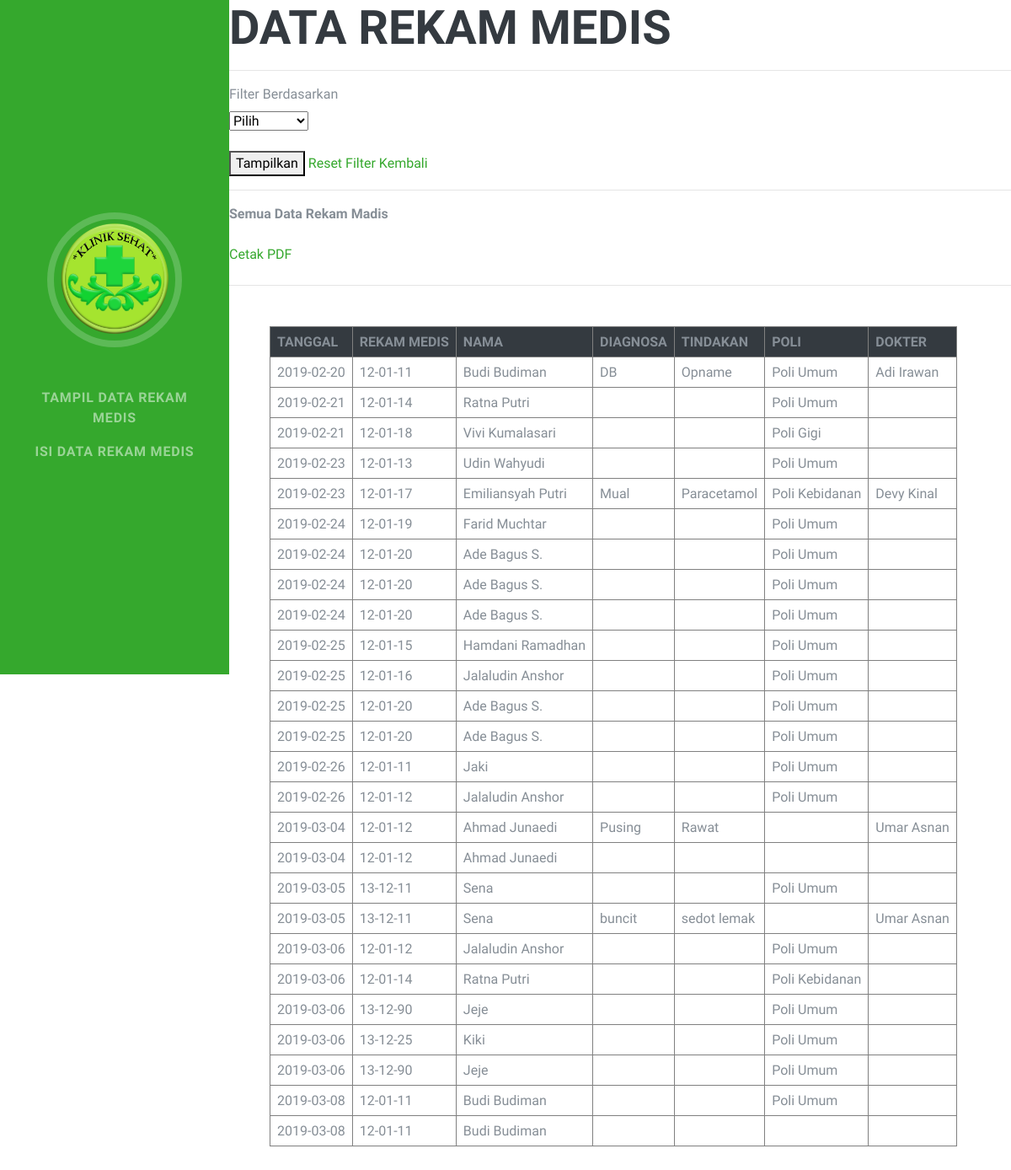
/report.php, run on an earlier commit of the app's database.
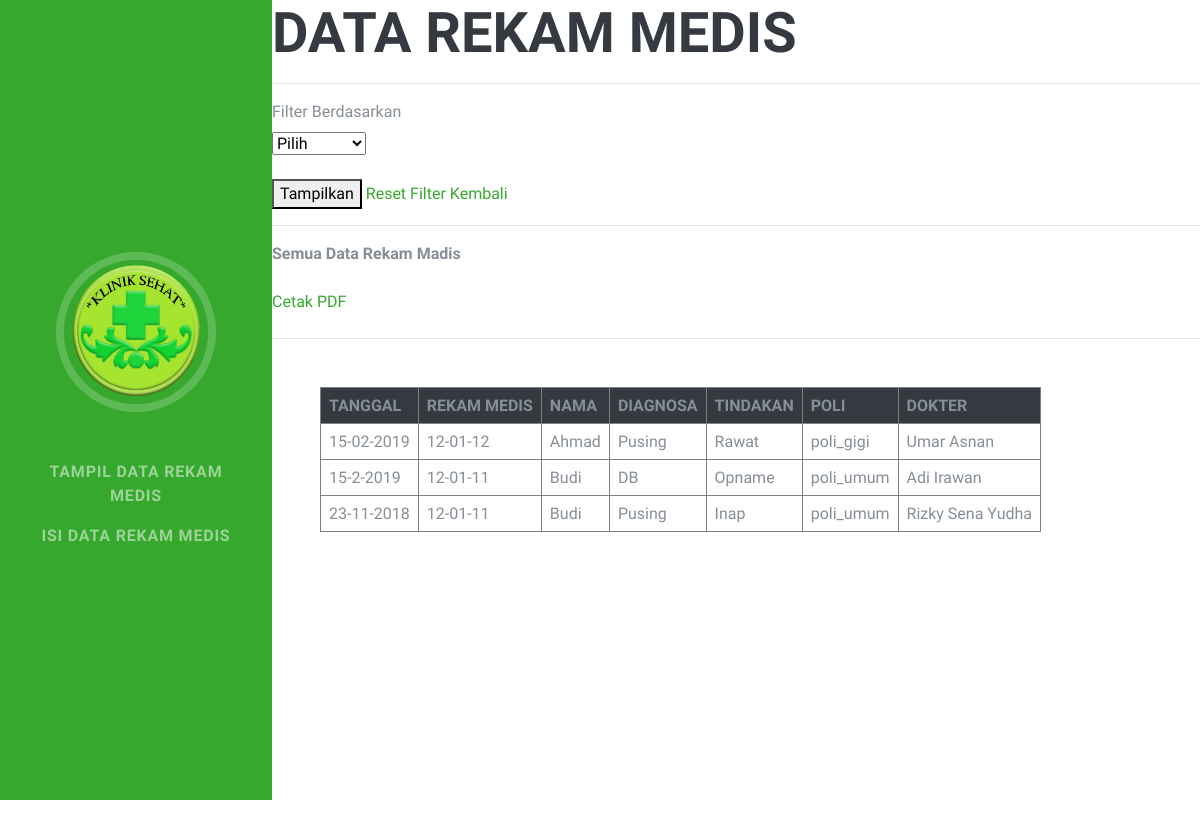
And on a later commit of the database.
### tables this page shows
CREATE TABLE `tb_rekam_medis` (
  `id` int(11) NOT NULL,
  `rm_lama` varchar(20) NOT NULL,
  `no_bpjs` varchar(20) NOT NULL,
  `nama_pasien` varchar(500) NOT NULL,
  `usia` varchar(5) NOT NULL,
  `jk` varchar(10) NOT NULL,
  `alamat` varchar(500) NOT NULL,
  `tgl_masuk` varchar(100) NOT NULL,
  `no_hp` varchar(12) NOT NULL,
  `keluhan` varchar(500) NOT NULL,
  `suhu` varchar(500) NOT NULL,
  `tensi` varchar(500) NOT NULL,
  `tindakan` varchar(500) NOT NULL,
  `diagnosa` varchar(500) NOT NULL,
  `penjamin` varchar(500) NOT NULL,
  `poli` varchar(500) NOT NULL,
  `petugas` varchar(500) NOT NULL,
  `dokter` varchar(500) NOT NULL
);

### report.php (the view, shortened to what this page needs)
<?php
include "koneksi.php";
?>
<html>
<head>
    <link href="vendor/bootstrap/css/bootstrap.min.css" rel="stylesheet">
    <link href="vendor/fontawesome-free/css/all.min.css" rel="stylesheet">
    <link href="css/resume.min.css" rel="stylesheet">
    <link rel="stylesheet" href="plugin/jquery-ui/jquery-ui.min.css" />
</head>
<body id="page-top">
  <nav class="navbar navbar-expand-lg navbar-dark fixed-top" style="background-color:#35a82d" id="sideNav">
    <a class="navbar-brand js-scroll-trigger" href="#page-top">
      <span class="d-none d-lg-block">
        <?php
          $user = $_SESSION['username'];
          $result_user  = mysqli_query($conn, "SELECT nama FROM tb_petugas WHERE username = '$user'");
          while ($row = $result_user-> fetch_assoc()) {
         ?>
        <span class="btn btn-success"><marquee>Selamat Datang Petugas : <?php echo $row['nama'];} ?>  </marquee></span><br><br>
        <img class="img-fluid img-profile rounded-circle mx-auto mb-2" src="img/logo1.png" alt="">
    </a>
    <br>
    <div class="collapse navbar-collapse" id="navbarSupportedContent">
      <ul class="navbar-nav">
        <li class="nav-item">
          <a class="nav-link js-scroll-trigger" href="#tampil">Tampil Data Rekam Medis</a>
        </li>
        <li class="nav-item">
          <a class="nav-link js-scroll-trigger" href="#isidata">Isi Data Rekam Medis</a>
        </li>
      </ul>
    </div>
  </nav>
    <h2>Data Rekam Medis</h2><hr>
    <form method="get" action="">
        <label>Filter Berdasarkan</label><br>
        <select name="filter" id="filter">
            <option value="">Pilih</option>
        </select>
        <br /><br/>
                <?php
                $query = "SELECT YEAR(tgl_masuk) AS tahun FROM tb_rekam_medis GROUP BY YEAR(tgl_masuk)";
                ?>
        <button type="submit">Tampilkan</button>
        <a href="report.php">Reset Filter</a>
        <a href="<?php echo $link; ?>" >Kembali</a>
    </form>
    <hr />
    <?php
    if(isset($_GET['filter']) && ! empty($_GET['filter'])){
      $filter = $_GET['filter'];
      if($filter == '2'){
            $nama_bulan = array('', 'Januari','Februari','Maret','April','Mei','Juni','Juli','Agustus','September','Oktober','November','Desember');
            echo '<b>Data Rekam Medis Bulan '.$nama_bulan[$_GET['bulan']].' '.$_GET['tahun'].'</b><br /><br />';
            echo '<a href="print.php?filter=2&bulan='.$_GET['bulan'].'&tahun='.$_GET['tahun'].'">Cetak PDF</a><br /><br />';
            $query = "SELECT * FROM tb_rekam_medis WHERE MONTH(tgl_masuk)='".$_GET['bulan']."' AND YEAR(tgl_masuk)='".$_GET['tahun']."'";
        }else{
            echo '<b>Data Rekam Medis Tahun '.$_GET['tahun'].'</b><br /><br />';
            echo '<a href="print.php?filter=3&tahun='.$_GET['tahun'].'">Cetak PDF</a><br /><br />';
            $query = "SELECT * FROM tb_rekam_medis WHERE YEAR(tgl_masuk)='".$_GET['tahun']."'";
        }
    }else{
        echo '<b>Semua Data Rekam Madis</b><br /><br />';
        echo '<a href="print.php">Cetak PDF</a><br /><br />';
        $query = "SELECT * FROM tb_rekam_medis ORDER BY tgl_masuk";
    }
    ?>
<div class="container-fluid p-0">
  <hr class="m-0">
  <section class="resume-section p-3 p-lg-5 d-flex flex-column" id="tampil">
  <div class="myy-auto">
    <table border="1" cellspacing="0" cellpadding="8">
      <thead class="bg-dark">
      <th>TANGGAL</th>
      <th>REKAM MEDIS</th>
      <th>NAMA</th>
      <th>DIAGNOSA</th>
      <th>TINDAKAN</th>
      <th>POLI</th>
      <th>DOKTER</th>
    </thead>
    <?php
    $sql = mysqli_query($conn, $query);
    $row = mysqli_num_rows($sql);
    if($row > 0){
        while($data = mysqli_fetch_array($sql)){
            echo "<tr>";
            echo "<td>".$data['tgl_masuk']."</td>";
            echo "<td>".$data['rm_lama']."</td>";
            echo "<td>".$data['nama_pasien']."</td>";
            echo "<td>".$data['diagnosa']."</td>";
            echo "<td>".$data['tindakan']."</td>";
            echo "<td>".$data['poli']."</td>";
            echo "<td>".$data['dokter']."</td>";
            echo "</tr>";
        }
    }else{
        echo "<tr><td colspan='5'>Data tidak ada</td></tr>";
    }
    ?>
    </table>
  </div>
</section>
  </div>
</body>
</html>

### report.php (style rules this page uses)
body { font-family: Arial, Helvetica, sans-serif; }
* { box-sizing: border-box; }

What changed in the data, as far as the page shows it:
removed tb_rekam_medis: tgl_masuk "2019-02-21", rm_lama "12-01-14", nama_pasien "Ratna Putri", poli "Poli Umum"
removed tb_rekam_medis: tgl_masuk "2019-02-21", rm_lama "12-01-18", nama_pasien "Vivi Kumalasari", poli "Poli Gigi"
removed tb_rekam_medis: tgl_masuk "2019-02-23", rm_lama "12-01-13", nama_pasien "Udin Wahyudi", poli "Poli Umum"
removed tb_rekam_medis: tgl_masuk "2019-02-23", rm_lama "12-01-17", nama_pasien "Emiliansyah Putri", diagnosa "Mual", tindakan "Paracetamol", poli "Poli Kebidanan", dokter "Devy Kinal"
removed tb_rekam_medis: tgl_masuk "2019-02-24", rm_lama "12-01-19", nama_pasien "Farid Muchtar", poli "Poli Umum"
removed tb_rekam_medis: tgl_masuk "2019-02-24", rm_lama "12-01-20", nama_pasien "Ade Bagus S.", poli "Poli Umum"
removed tb_rekam_medis: tgl_masuk "2019-02-24", rm_lama "12-01-20", nama_pasien "Ade Bagus S.", poli "Poli Umum"
removed tb_rekam_medis: tgl_masuk "2019-02-24", rm_lama "12-01-20", nama_pasien "Ade Bagus S.", poli "Poli Umum"
removed tb_rekam_medis: tgl_masuk "2019-02-25", rm_lama "12-01-15", nama_pasien "Hamdani Ramadhan", poli "Poli Umum"
removed tb_rekam_medis: tgl_masuk "2019-02-25", rm_lama "12-01-16", nama_pasien "Jalaludin Anshor", poli "Poli Umum"
removed tb_rekam_medis: tgl_masuk "2019-02-25", rm_lama "12-01-20", nama_pasien "Ade Bagus S.", poli "Poli Umum"
removed tb_rekam_medis: tgl_masuk "2019-02-25", rm_lama "12-01-20", nama_pasien "Ade Bagus S.", poli "Poli Umum"
removed tb_rekam_medis: tgl_masuk "2019-02-26", rm_lama "12-01-11", nama_pasien "Jaki", poli "Poli Umum"
removed tb_rekam_medis: tgl_masuk "2019-02-26", rm_lama "12-01-12", nama_pasien "Jalaludin Anshor", poli "Poli Umum"
removed tb_rekam_medis: tgl_masuk "2019-03-04", rm_lama "12-01-12", nama_pasien "Ahmad Junaedi"
removed tb_rekam_medis: tgl_masuk "2019-03-05", rm_lama "13-12-11", nama_pasien "Sena", poli "Poli Umum"
removed tb_rekam_medis: tgl_masuk "2019-03-05", rm_lama "13-12-11", nama_pasien "Sena", diagnosa "buncit", tindakan "sedot lemak", dokter "Umar Asnan"
removed tb_rekam_medis: tgl_masuk "2019-03-06", rm_lama "12-01-12", nama_pasien "Jalaludin Anshor", poli "Poli Umum"
removed tb_rekam_medis: tgl_masuk "2019-03-06", rm_lama "12-01-14", nama_pasien "Ratna Putri", poli "Poli Kebidanan"
removed tb_rekam_medis: tgl_masuk "2019-03-06", rm_lama "13-12-90", nama_pasien "Jeje", poli "Poli Umum"
removed tb_rekam_medis: tgl_masuk "2019-03-06", rm_lama "13-12-25", nama_pasien "Kiki", poli "Poli Umum"
removed tb_rekam_medis: tgl_masuk "2019-03-06", rm_lama "13-12-90", nama_pasien "Jeje", poli "Poli Umum"
removed tb_rekam_medis: tgl_masuk "2019-03-08", rm_lama "12-01-11", nama_pasien "Budi Budiman", poli "Poli Umum"
removed tb_rekam_medis: tgl_masuk "2019-03-08", rm_lama "12-01-11", nama_pasien "Budi Budiman"
changed tb_rekam_medis "Rawat": tgl_masuk "2019-03-04" → "15-02-2019"; nama_pasien "Ahmad Junaedi" → "Ahmad"; poli (not shown) → "poli_gigi"; moves up the list
changed tb_rekam_medis "DB": tgl_masuk "2019-02-20" → "15-2-2019"; nama_pasien "Budi Budiman" → "Budi"; poli "Poli Umum" → "poli_umum"
added tb_rekam_medis: tgl_masuk "23-11-2018", rm_lama "12-01-11", nama_pasien "Budi", diagnosa "Pusing", tindakan "Inap", poli "poli_umum", dokter "Rizky Sena Yudha"
